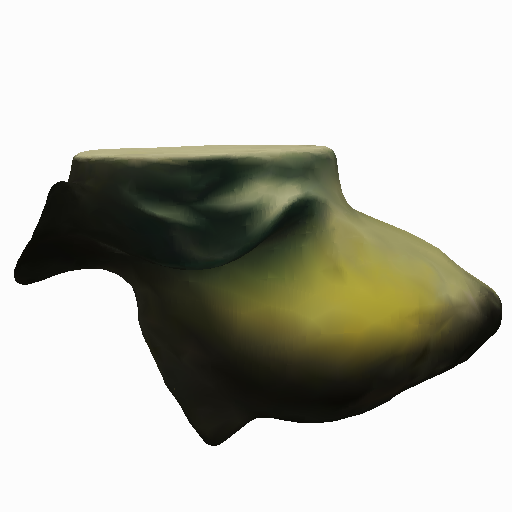

This figure's Python source:
import numpy as np
import matplotlib.pyplot as plt
from render_img import render_img

# Load the hw1 file
data = np.load('hw1.npy', allow_pickle=True).item()

# Export the needed data to tables
faces = data['faces']
vertices = data['vertices']
vcolors = data['vcolors']
depth = data['depth']

# Perform the rendering
img = render_img(faces, vertices, vcolors, depth, 'g')

# Show and save the results
plt.imshow(img)
plt.imsave('demo_g.png', img)